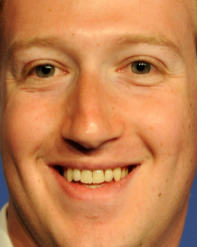
#> input picture convert-cartoon-img/photo.png, 197 x 247 px
$ python index.py
#> lines starting #> are read from the running program, lines starting #| are printed output that depends on the picture; after the words box and inside, x2 and y2 are one past the last pixel; in counts of white or black regions, pixels touching at a corner belong together
import cv2
import numpy as np

image = cv2.imread('photo.png')
#> image is the input picture: shape (247, 197, 3); mean B, G, R 78.8, 127.4, 196.1

gray = cv2.cvtColor(image, cv2.COLOR_BGR2GRAY)
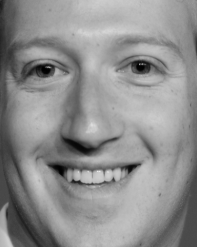
#> gray: shape (247, 197); min 0, max 232, mean 142.4
gray = cv2.medianBlur(gray, 5)
edges = cv2.adaptiveThreshold(gray, 255, cv2.ADAPTIVE_THRESH_MEAN_C, cv2.THRESH_BINARY, 9, 9)
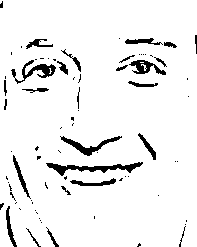
#> edges: shape (247, 197); 93.5% white; 79 black regions (53 under 20 px), largest, box (x1, y1, x2, y2) and area: (46, 162, 143, 176) 484, (11, 60, 56, 84) 334, (60, 136, 122, 156) 321
color = cv2.bilateralFilter(image, 9, 250, 250)
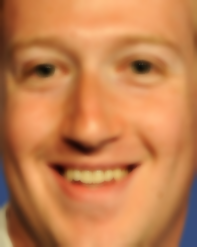
#> color: shape (247, 197, 3); mean B, G, R 78.8, 127.5, 196.2
#> (the run stopped early here; a loop or call above may not have finished)
